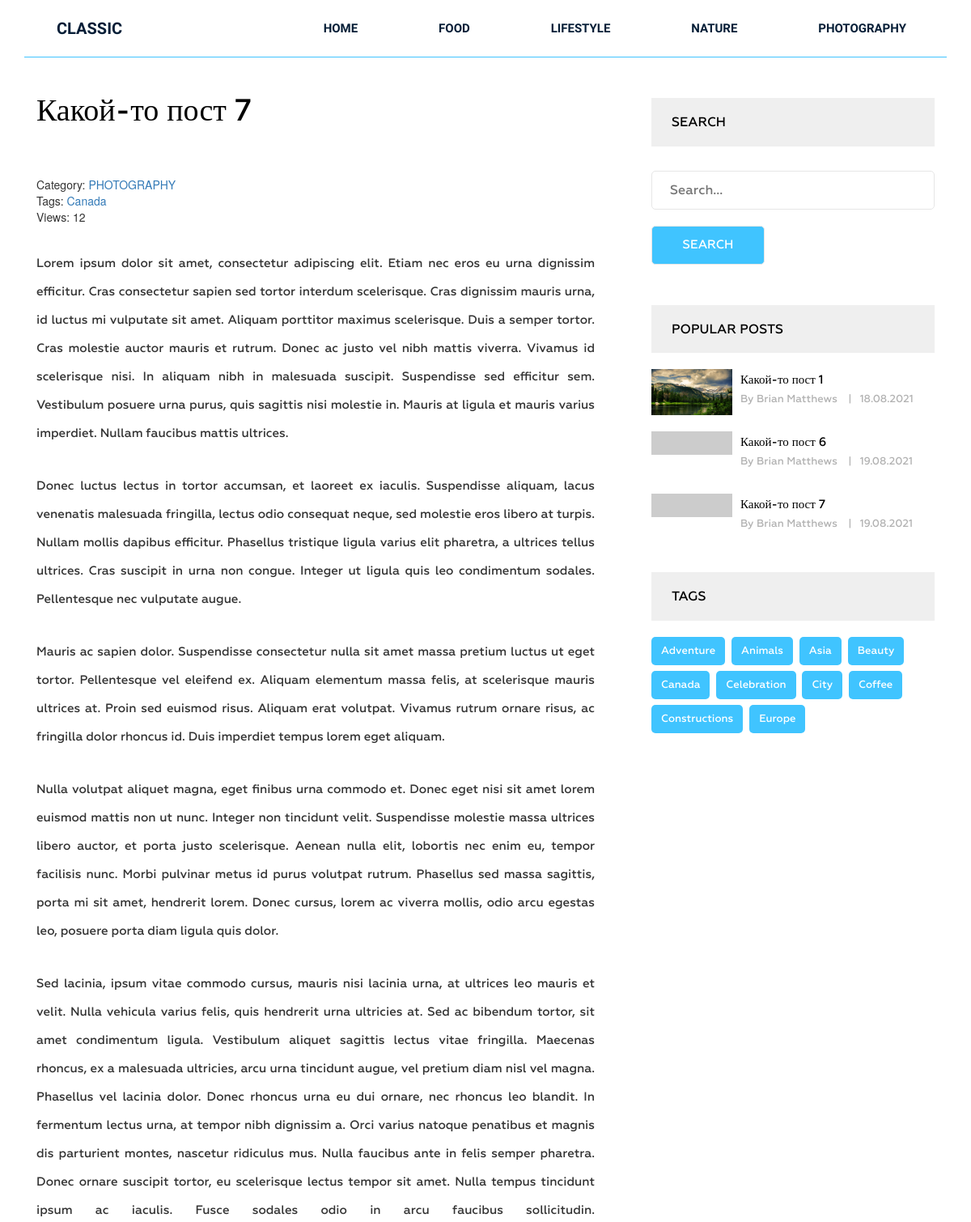
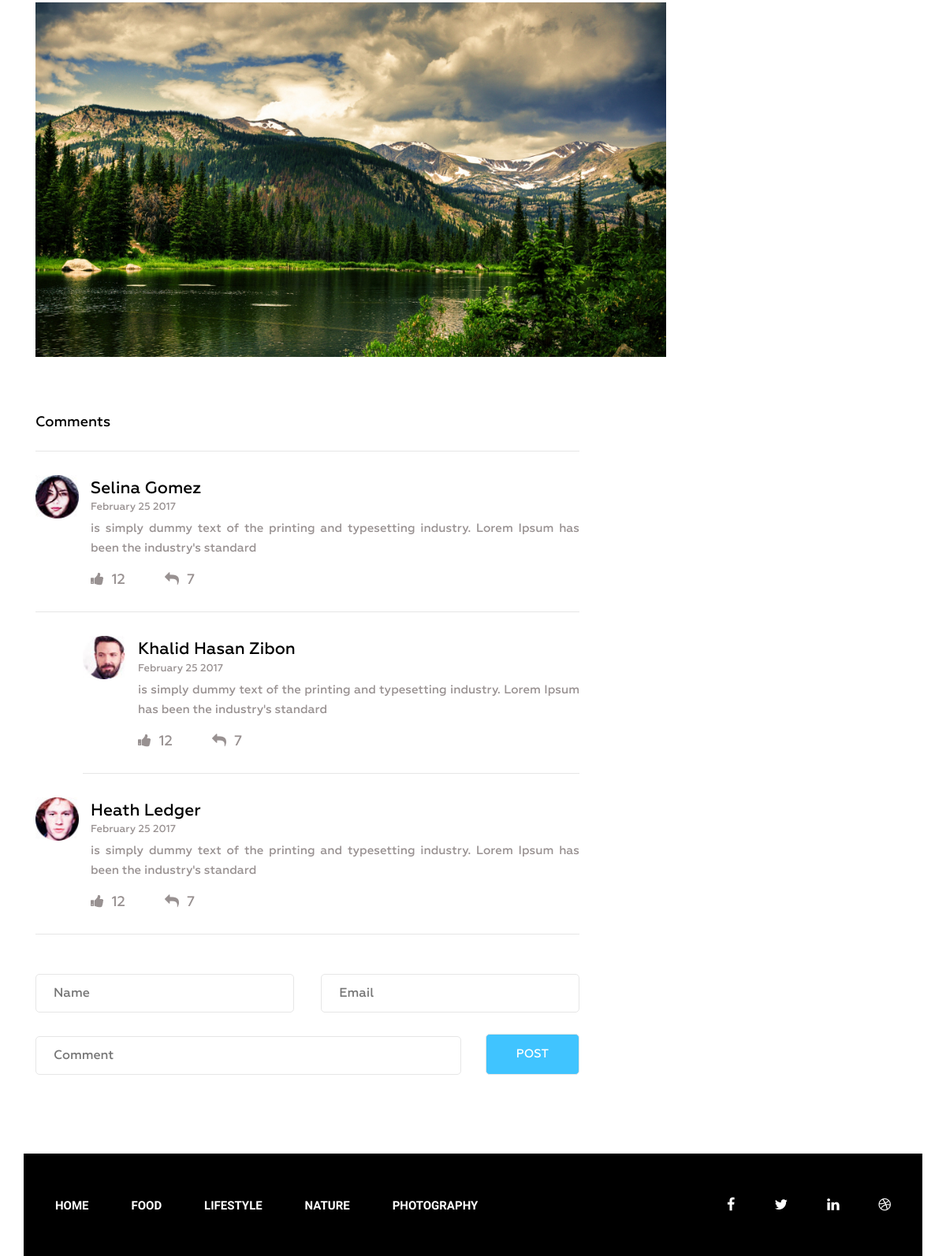
Page /post/kakoj-to-post-7/ on the committed database (2 pictures, top to bottom).
### blog/models.py (models this page shows, shortened)
class Category(models.Model):
    title = models.CharField(max_length=255)
    slug = models.SlugField(max_length=255, verbose_name='Url', unique=True)
    def __str__(self):
        return self.title
    def get_absolute_url(self):
        return reverse("category", kwargs={"slug": self.slug})
    class Meta:
        verbose_name = 'Категория(ю)'
        verbose_name_plural = 'Категории'
        ordering = ['title']

class Post(models.Model):
    title = models.CharField(max_length=255)
    slug = models.SlugField(max_length=255, verbose_name='Url', unique=True)
    author = models.CharField(max_length=100)
    content = models.TextField(blank=True)
    created_at = models.DateTimeField(
        auto_now_add=True, verbose_name='Опубликовано')
    photo = models.ImageField(upload_to='photos/%Y/%m/%d/', blank=True)
    views = models.IntegerField(default=0, verbose_name='Кол-во просмотров')
    category = models.ForeignKey(
        Category, on_delete=models.PROTECT, related_name='posts')
    tags = models.ManyToManyField(Tag, blank=True, related_name='posts')
    def get_absolute_url(self):
        return reverse("post", kwargs={"slug": self.slug})
    class Meta:
        verbose_name = 'Статья(ю)'
        verbose_name_plural = 'Статьи'
        ordering = ['-created_at']

class Tag(models.Model):
    title = models.CharField(max_length=50)
    slug = models.SlugField(max_length=50, verbose_name='Url', unique=True)
    def __str__(self):
        return self.title
    def get_absolute_url(self):
        return reverse("tag", kwargs={"slug": self.slug})
    class Meta:
        verbose_name = 'Тег'
        verbose_name_plural = 'Теги'
        ordering = ['title']

### blog/views.py (the view)
# urls.py: path('post/<str:slug>/', GetPost.as_view(), name='post'),
class GetPost(DetailView):
    model = Post
    template_name = 'blog/single.html'
    context_object_name = 'post'
    def get_context_data(self, **kwargs):
        context = super().get_context_data(**kwargs)
        self.object.views = F('views') + 1
        self.object.save()
        self.object.refresh_from_db()
        return context

### blog/templatetags/menu.py (called while the page is built)
@register.inclusion_tag('blog/menu_tpl.html')
def show_menu(menu_class='menu'):
    categories = Category.objects.all()
    return {'categories': categories, 'menu_class': menu_class}

### blog/templatetags/sidebar.py (called while the page is built)
@register.inclusion_tag('blog/popular_posts_tpl.html')
def get_popular(cnt=3):
    posts = Post.objects.order_by('-views')[:cnt]
    return {'posts': posts}

@register.inclusion_tag('blog/tags_tpl.html')
def get_tag():
    tags = Tag.objects.all()
    return {'tags': tags}

### blog/templates/blog/single.html (shortened to what this page needs)
{% extends 'base.html' %}
{% load sidebar %}
{% load static %}
{% block content %}
<section class="single-blog-area">
    <div class="container">
        <div class="row">
            <div class="col-md-12">
                <div class="border-top">
                    <div class="col-md-8">
                        <div class="blog-area">
                            <div class="blog-area-part">
                                <h2>{{ post.title }}</h2>
                                <div class="for-style">
                                    <div>
                                        <span>Category: <a
                                                href="{{ post.category.get_absolute_url }}">{{post.category}}</a></span>
                                        <br>
                                        {% if post.tags.exists %}
                                        <span>
                                            Tags:
                                            {% for tag in post.tags.all %}
                                            <a href="{{ tag.get_absolute_url }}">{{ tag.title }}</a>
                                            {% endfor %}
                                        </span>
                                        <br>
                                        {% endif %}
                                        <span>Views: {{ post.views }}</span>
                                    </div>
                                    {{ post.content|safe }}
                                </div>
                            </div>
                            <div class="commententries">
                                <h3>Comments</h3>
                                <ul class="commentlist">
                                    <li>
                                        <article class="comment">
                                            <header class="comment-author">
                                                <img src="img/author-1.jpg" alt="">
                                            </header>
                                            <section class="comment-details">
                                                <div class="author-name">
                                                    <h5><a href="#">Selina Gomez</a></h5>
                                                    <p>February 25 2017</p>
                                                </div>
                                                <div class="comment-body">
                                                    <p>is simply dummy text of the printing and typesetting industry.
                                                        Lorem Ipsum has been the industry's standard </p>
                                                </div>
                                                <div class="reply">
                                                    <p><span><a href="#"><i class="fa fa-thumbs-up"
                                                                    aria-hidden="true"></i></a>12</span><span><a
                                                                href="#"><i class="fa fa-reply"
                                                                    aria-hidden="true"></i></a>7</span></p>
                                                </div>
                                            </section>
                                        </article>
                                        <ul class="children">
                                            <li>
                                                <article class="comment">
                                                    <header class="comment-author">
                                                        <img src="img/author-2.jpg" alt="">
                                                    </header>
                                                    <section class="comment-details">
                                                        <div class="author-name">
                                                            <h5><a href="#">Khalid Hasan Zibon</a></h5>
                                                            <p>February 25 2017</p>
                                                        </div>
                                                        <div class="comment-body">
                                                            <p>is simply dummy text of the printing and typesetting
                                                                industry. Lorem Ipsum has been the industry's standard
                                                            </p>
                                                        </div>
                                                        <div class="reply">
                                                            <p><span><a href="#"><i class="fa fa-thumbs-up"
                                                                            aria-hidden="true"></i></a>12</span><span><a
                                                                        href="#"><i class="fa fa-reply"
                                                                            aria-hidden="true"></i></a>7</span></p>
                                                        </div>
                                                    </section>
                                                </article>
                                            </li>
                                        </ul>
                                    </li>
                                    <li>
                                        <article class="comment">
                                            <header class="comment-author">
                                                <img src="img/author-3.jpg" alt="">
                                            </header>
                                            <section class="comment-details">
                                                <div class="author-name">
                                                    <h5><a href="#">Heath Ledger</a></h5>
                                                    <p>February 25 2017</p>
                                                </div>
                                                <div class="comment-body">
                                                    <p>is simply dummy text of the printing and typesetting industry.
                                                        Lorem Ipsum has been the industry's standard </p>
                                                </div>
                                                <div class="reply">
                                                    <p><span><a href="#"><i class="fa fa-thumbs-up"
                                                                    aria-hidden="true"></i></a>12</span><span><a
                                                                href="#"><i class="fa fa-reply"
                                                                    aria-hidden="true"></i></a>7</span></p>
                                                </div>
                                            </section>
                                        </article>
                                    </li>
                                </ul>
                            </div>
                            <form action="#" method="get">
                                <div class="name">
                                    <input type="text" name="" id="" placeholder="Name" class="name">
                                </div>
                                <div class="email">
                                    <input type="email" name="" id="" placeholder="Email" class="email">
                                </div>
                                <div class="comment">
                                    <input type="text" name="" id="" placeholder="Comment" class="comment">
                                </div>
                                <div class="post">
                                    <input type="submit" value="Post">
                                </div>
                            </form>
                        </div>
                    </div>
                    <div class="col-md-4">
                        <div class="newsletter">
                            <h2 class="sidebar-title">Search</h2>
                            <form action="{% url 'search' %}" method="get">
                                <input type="text" name="s" placeholder="Search...">
                                <br>
                                <br>
                                <input type="submit" value="Search">
                            </form>
                        </div>
                        {% get_popular 3 %}
                        {% get_tag %}
                    </div>
                </div>
            </div>
        </div>
    </div>
</section>
{% endblock %}

### blog/templates/blog/popular_posts_tpl.html
<h2 class="sidebar-title">Popular posts</h2>
<div class="grid">
    {% for post in posts %}
    <div class="portfolio-item popular">
        {% if post.photo %}
        <img src="{{ post.photo.url }}" alt="{{ post.title }}">
        {% else %}
        <img src="https://picsum.photos/id/1060/300/201/?blur=2" alt="{{ post.title }}">
        {% endif %}
        <div class="portfolio-text">
            <h5><a href="{{ post.get_absolute_url }}">{{ post.title }}</a></h5>
            <p>By {{ post.author }} <span>|</span>{{ post.created_at|date:'d.m.Y' }}</p>
        </div>
    </div>
    {% endfor %}
</div>

### blog/templates/blog/tags_tpl.html
<div class="tags">
    <h2 class="sidebar-title">Tags</h2>
    {% for tag in tags %}
    <p><a href="{{ tag.get_absolute_url }}">{{ tag }}</a></p>
    {% endfor %}
</div>

### rows in the picture
Category: title "FOOD"
Category: title "LIFESTYLE"
Category: title "NATURE"
Category: title "PHOTOGRAPHY"
Post: title "Какой-то пост 7", category "PHOTOGRAPHY", views "12", content "Lorem ipsum dolor sit amet, consectetur adipiscing elit. Etiam nec eros eu urna dignissim efficitur. Cras consectetur sapien sed tortor interdum scelerisque. Cras dignissim mauris urna, id luctus mi vulputate sit amet. Aliquam porttitor maximus scelerisque. Duis a semper tortor. Cras molestie auctor mauris et rutrum. Donec ac justo vel nibh mattis viverra. Vivamus id scelerisque nisi. In aliquam nibh in malesuada suscipit. Suspendisse sed efficitur sem. Vestibulum posuere urna purus, quis sagittis nisi molestie in. Mauris at ligula et mauris varius imperdiet. Nullam faucibus mattis ultrices. Donec luctus lectus in tortor accumsan, et laoreet ex iaculis. Suspendisse aliquam, lacus venenatis…", content (picture), author "Brian Matthews", created_at "19.08.2021"
Tag: title "Canada"
Post: photo (picture), title "Какой-то пост 1", author "Brian Matthews", created_at "18.08.2021"
Post: title "Какой-то пост 6", author "Brian Matthews", created_at "19.08.2021"
Tag: title "Adventure"
Tag: title "Animals"
Tag: title "Asia"
Tag: title "Beauty"
Tag: title "Celebration"
Tag: title "City"
Tag: title "Coffee"
Tag: title "Constructions"
Tag: title "Europe"
